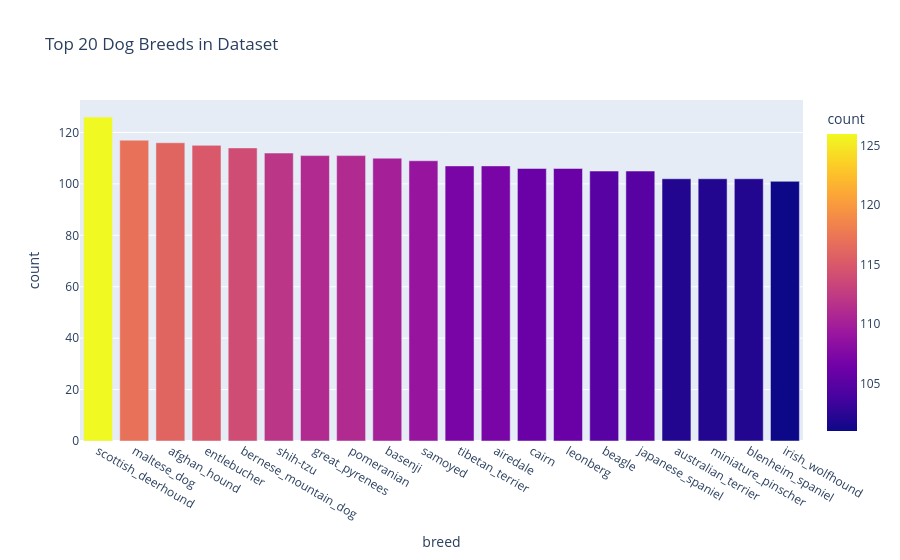

The cell this chart's notebook holds for it:
### Code cell
breed_counts = labels_first['breed'].value_counts().reset_index()
breed_counts.columns = ["breed", "count"]

fig = px.bar(
    breed_counts.head(20),
    x="breed",
    y="count",
    title="Top 20 Dog Breeds in Dataset",
    color="count"
)

fig.show()

### Figure 1 — Plotly figure (JSON) as saved in the notebook; plotly's stock layout.template omitted (floating-point values rounded to 4 significant figures)
{"data": [{"hovertemplate": "breed=%{x}<br>count=%{marker.color}<extra></extra>", "legendgroup": "", "marker": {"color": [126, 117, 116, 115, 114, 112, 111, 111, 110, 109, 107, 107, 106, 106, 105, 105, 102, 102, 102, 101], "coloraxis": "coloraxis", "pattern": {"shape": ""}}, "name": "", "orientation": "v", "showlegend": false, "textposition": "auto", "type": "bar", "x": ["scottish_deerhound", "maltese_dog", "afghan_hound", "entlebucher", "bernese_mountain_dog", "shih-tzu", "great_pyrenees", "pomeranian", "basenji", "samoyed", "tibetan_terrier", "airedale", "cairn", "leonberg", "beagle", "japanese_spaniel", "australian_terrier", "miniature_pinscher", "blenheim_spaniel", "irish_wolfhound"], "xaxis": "x", "y": [126, 117, 116, 115, 114, 112, 111, 111, 110, 109, 107, 107, 106, 106, 105, 105, 102, 102, 102, 101], "yaxis": "y"}], "layout": {"barmode": "relative", "coloraxis": {"colorbar": {"title": {"text": "count"}}, "colorscale": [[0, "#0d0887"], [0.1111, "#46039f"], [0.2222, "#7201a8"], [0.3333, "#9c179e"], [0.4444, "#bd3786"], [0.5556, "#d8576b"], [0.6667, "#ed7953"], [0.7778, "#fb9f3a"], [0.8889, "#fdca26"], [1, "#f0f921"]]}, "legend": {"tracegroupgap": 0}, "title": {"text": "Top 20 Dog Breeds in Dataset"}, "xaxis": {"anchor": "y", "domain": [0, 1], "title": {"text": "breed"}}, "yaxis": {"anchor": "x", "domain": [0, 1], "title": {"text": "count"}}}}
